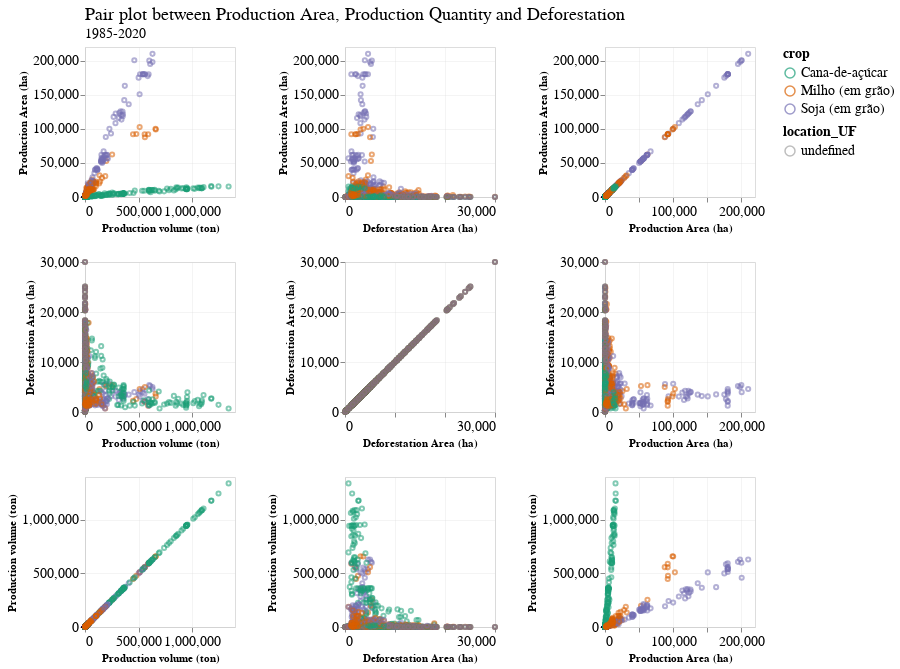

The notebook cell this image was saved under:
### Code cell
corr_chart = alt.Chart(main_cultures_complete_df).mark_point(size=17).encode(
    alt.X(alt.repeat("column"), type='quantitative'),
    alt.Y(alt.repeat("row"), type='quantitative'),
    color='crop:N',
    opacity='location_UF:N'
).properties(
    width=150,
    height=150
).repeat(
    row=['Production Area (ha)', 'Deforestation Area (ha)', 'Production volume (ton)'],
    column=['Production volume (ton)', 'Deforestation Area (ha)', 'Production Area (ha)']
)


final_chart = corr_chart.properties(
    title=science_theme_title(
        text="Pair plot between Production Area, Production Quantity and Deforestation", 
        subtitle="1985-2020"
    )
).configure_range(
    category={'scheme': 'dark2'}
)

final_chart

### Figure 1 — Vega-Lite specification as saved in the notebook (floating-point values rounded to 4 significant figures; data arrays with more than 128 entries replaced by an {"elided": "..."} marker saying what was removed)
{"config": {"view": {"width": 533.3, "height": 300.0, "fill": "white"}, "title": {"align": "left", "anchor": "start", "frame": "group", "font": "Helvetica Neue", "fontSize": 18, "dy": -2, "subtitleFont": "Helvetica Neue", "subtitleFontSize": 14, "fontWeight": "normal"}, "axis": {"domainColor": "lightGrey", "gridColor": "lightGrey", "gridWidth": 0.25, "titleFont": "Helvetica Neue", "titleFontSize": 11, "labelFont": "Helvetica Neue", "labelFontSize": 14}, "legend": {"layout": {"anchor": "start"}, "labelLimit": 0, "titleFontSize": 14, "titleFont": "Helvetica Neue", "labelFontSize": 14, "labelFont": "Helvetica Neue"}, "header": {"title": null, "titleFont": "Helvetica Neue", "labelFont": "Helvetica Neue", "labelFontSize": 14, "labelPadding": 2}, "range": {"category": {"scheme": "dark2"}}}, "repeat": {"column": ["Production volume (ton)", "Deforestation Area (ha)", "Production Area (ha)"], "row": ["Production Area (ha)", "Deforestation Area (ha)", "Production volume (ton)"]}, "spec": {"data": {"name": "data-96c9ba103a9b37785e8edc8de5d69a07"}, "mark": {"type": "point", "size": 17}, "encoding": {"color": {"field": "crop", "type": "nominal"}, "opacity": {"field": "location_UF", "type": "nominal"}, "x": {"field": {"repeat": "column"}, "type": "quantitative"}, "y": {"field": {"repeat": "row"}, "type": "quantitative"}}, "height": 150, "width": 150}, "title": {"align": "left", "anchor": "start", "frame": "group", "font": "Helvetica Neue", "fontSize": 18, "dy": -2, "subtitleFont": "Helvetica Neue", "subtitleFontSize": 14, "fontWeight": "normal", "text": "Pair plot between Production Area, Production Quantity and Deforestation", "subtitle": "1985-2020"}, "$schema": "https://vega.github.io/schema/vega-lite/v4.17.0.json", "datasets": {"data-96c9ba103a9b37785e8edc8de5d69a07": {"elided": "1680 records"}}}
